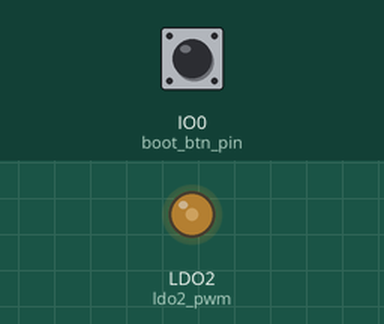
The program below on a simulated ESP32 board running CircuitPython. Parts: output pins drawn as LEDs (lit = HIGH). The inputs (shaded band) are chosen by the test bench; at power-on: IO0 (boot_btn_pin) HIGH. Random numbers come from a fixed seed.

Above: at 1.2 s.
1.3 s: IO0 (boot_btn_pin) pulled LOW for 0.15 s
At 2.71 s:
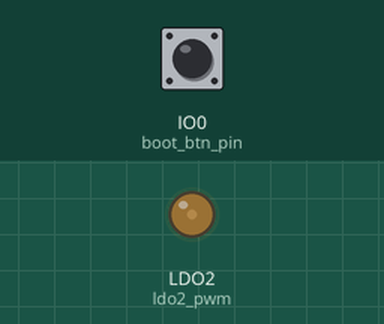
4.3 s: IO0 (boot_btn_pin) pulled LOW for 1 s
At 6.89 s:
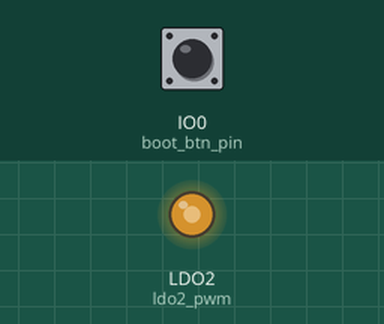
Timing chart, 0 to 14.3 s (numbered marks = the images above; inputs shaded):
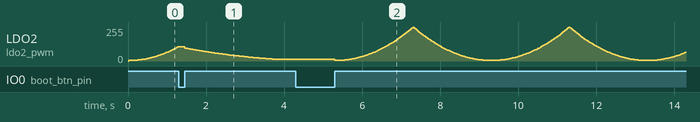

The program:

pwm-secondldo.py
```python
### pwm-secondldo2 v1.0
### PWM on FeatherS2 LDO2 enable for driving LEDs

### Tested on UM FeatherS2 with CircuitPython 9.2.1

### copy this file to UM FeatherS2  as code.py

### MIT License

### Copyright (c) 2024 Kevin J. Walters

### Permission is hereby granted, free of charge, to any person obtaining a copy
### of this software and associated documentation files (the "Software"), to deal
### in the Software without restriction, including without limitation the rights
### to use, copy, modify, merge, publish, distribute, sublicense, and/or sell
### copies of the Software, and to permit persons to whom the Software is
### furnished to do so, subject to the following conditions:

### The above copyright notice and this permission notice shall be included in all
### copies or substantial portions of the Software.

### THE SOFTWARE IS PROVIDED "AS IS", WITHOUT WARRANTY OF ANY KIND, EXPRESS OR
### IMPLIED, INCLUDING BUT NOT LIMITED TO THE WARRANTIES OF MERCHANTABILITY,
### FITNESS FOR A PARTICULAR PURPOSE AND NONINFRINGEMENT. IN NO EVENT SHALL THE
### AUTHORS OR COPYRIGHT HOLDERS BE LIABLE FOR ANY CLAIM, DAMAGES OR OTHER
### LIABILITY, WHETHER IN AN ACTION OF CONTRACT, TORT OR OTHERWISE, ARISING FROM,
### OUT OF OR IN CONNECTION WITH THE SOFTWARE OR THE USE OR OTHER DEALINGS IN THE
### SOFTWARE.

### This program uses a PWM signal on the second LDO enable pin to provide
### PWM control over the LDO output - this is NOT necessarily advisable!!

### See Instructables articles for more detail


import random
import time

import board
##import analogio
import digitalio
import pwmio


global_brightness = 1
debug = 2

def d_print(level, *args, **kwargs):
    """A simple conditional print for debugging based on global debug level."""
    if not isinstance(level, int):
        print(level, *args, **kwargs)
    elif debug >= level:
        print(*args, **kwargs)

PWM_FREQUENCY = 200  ### above perception threshold
ldo2_pwm = pwmio.PWMOut(board.LDO2, frequency=PWM_FREQUENCY)

### Initialize the single onboard button
boot_btn_pin = digitalio.DigitalInOut(board.IO0)
boot_btn_pin.direction = digitalio.Direction.INPUT
boot_btn_pin.pull = digitalio.Pull.UP
boot_button = lambda: not boot_btn_pin.value


### Nothing much happens below about 1000
### 1300 is visible as dim brightness on LEDs
def brightness_to_ldoen_dc(bri):
    cap_bri = max(min(bri * global_brightness, 1.0), 0.0)
    return round(1000.0 + cap_bri * cap_bri * 64535.0)


mode = 0
MODE_COUNT = 2

min_loop_pause_ns = 25_000_000       ### 25ms

last_loop_ns = 0
last_stats_ns = 0

start_mode_ns = time.monotonic_ns()
light_level = None
loop_time_ms = 0
last_now_ns = 0
loop_count = 0
brightness = 0.0
last_brightness = brightness
ranflu_target = 0.0
ranflu_rate = 0.0


while True:
    ### Ensure loop only runs once every min_loop_pause_ns
    now_ns = time.monotonic_ns()
    loop_time_ms = (now_ns - last_now_ns) / 1e6
    last_now_ns = now_ns
    while True:
        if now_ns - last_loop_ns >= min_loop_pause_ns:
            break

        now_ns = time.monotonic_ns()

    if boot_button():
        mode = (mode + 1 ) % MODE_COUNT
        ### Tiny pause then wait for button release
        time.sleep(0.010)
        while boot_button():
            pass
        now_ns = time.monotonic_ns()
        start_mode_ns = now_ns

    time_diff_ns = now_ns - start_mode_ns

    if mode == 0:
        ### Ramp up then down
        brightness = (time_diff_ns % 4_000_000_000) / 2e9
        if brightness > 1.0:
            brightness = 2.0 - brightness  ### ramp down

    elif mode == 1:
        ### Random fluctuations
        if ranflu_rate == 0.0:
            ranflu_target = random.uniform(0.05, 1.0)
            ranflu_rate = random.uniform(0.05, 0.2)

        time_diff_s = (now_ns - last_loop_ns) / 1e9
        step = ranflu_rate * time_diff_s
        if ranflu_target > last_brightness:
            brightness = last_brightness + step
            if brightness > ranflu_target:
                brightness = ranflu_target
        else:
            brightness = last_brightness - step
            if brightness < ranflu_target:
                brightness = ranflu_target

        ### If we hit our target level then trigger a new one
        if brightness == ranflu_target:
            ranflu_rate = 0.0

    ldo2_pwm.duty_cycle = brightness_to_ldoen_dc(brightness)
    last_brightness = brightness
    last_loop_ns = now_ns
    loop_count += 1
```
